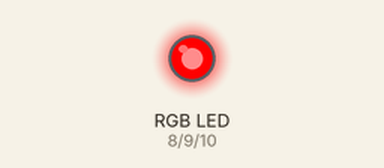
Simulated run of this sketch. Board: Arduino Uno, built with avr-gcc and run on an emulated ATmega328P. On the bench: an RGB LED mixed from three pins (HIGH = lit).

Above: at 0.05 s.
At 0.8 s:
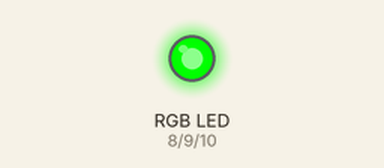
At 1.15 s:
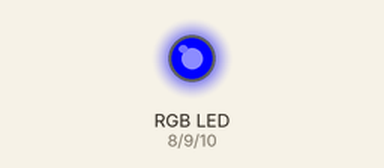
At 1.55 s:
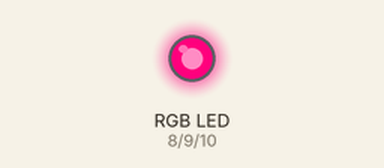
At 2.25 s:
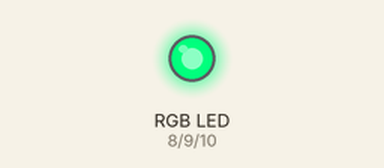
At 3.0 s:
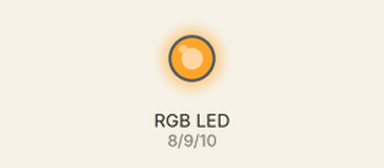
Timing chart, 0 to 6.9 s (numbered marks = the images above):
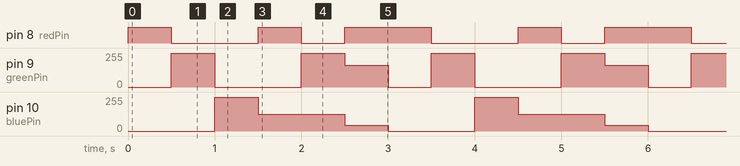

Measured:
- by itself, pin 8 (redPin): repeats every 3.0 s: LOW 1.0 s, HIGH 0.50 s, LOW 0.50 s, HIGH 1.0 s
- by itself, pin 9 (greenPin): repeats every 3.0 s: 0/255 1.0 s, 255/255 0.50 s, 165/255 0.50 s, 0/255 0.50 s, 255/255 0.50 s
- by itself, pin 10 (bluePin): repeats every 3.0 s: 125/255 1.0 s, 45/255 0.50 s, 0/255 1.0 s, 255/255 0.50 s

The sketch:

18_RGB_MODULE_SPECTRUM.ino
```cpp
int redPin = 8;
int greenPin = 9;
int bluePin = 10;
int d = 500;

void setup(){
  pinMode(redPin, OUTPUT);
  pinMode(greenPin, OUTPUT);
  pinMode(bluePin, OUTPUT);
}

void loop(){
  // red - green - blue - magenta
  // red
  digitalWrite(redPin, HIGH);
  digitalWrite(greenPin, LOW);
  digitalWrite(bluePin, LOW);
  delay(d);
  // green
  digitalWrite(redPin, LOW);
  digitalWrite(greenPin, HIGH);
  digitalWrite(bluePin, LOW);
  delay(d);
  // blue
  digitalWrite(redPin, LOW);
  digitalWrite(greenPin, LOW);
  digitalWrite(bluePin, HIGH);
  delay(d);
  /// magenta
  digitalWrite(redPin, HIGH);
  digitalWrite(greenPin, LOW);
  analogWrite(bluePin, 125);
  delay(d);
  // cyan
  digitalWrite(redPin, LOW);
  digitalWrite(greenPin, HIGH);
  analogWrite(bluePin, 125);
  delay(d);
  // orange
  analogWrite(redPin, 255);
  analogWrite(greenPin, 165);
  analogWrite(bluePin, 45);
  delay(d);
}
```
